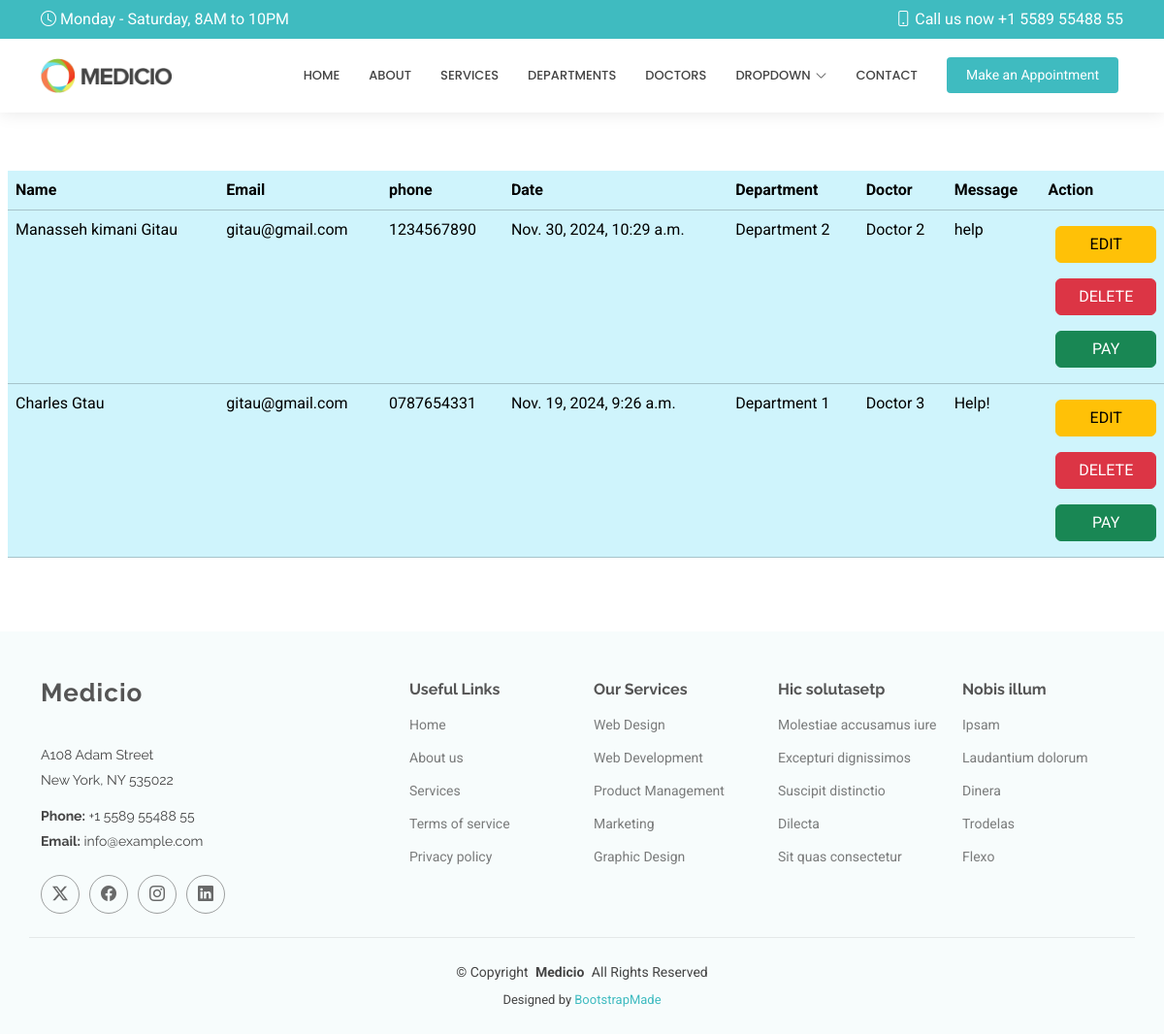
Page /show/ on the committed database.
### myApp/models.py (models this page shows, shortened)
class Appointment(models.Model):
    name = models.CharField(max_length=200)
    email = models.EmailField()
    phone = models.CharField(max_length=20)
    date = models.DateTimeField()
    department = models.CharField(max_length=200)
    doctor = models.CharField(max_length=200)
    message = models.TextField()

### myApp/views.py (the view)
# urls.py: path('show/', views.show, name='show'),
def show(request):
    allappointments = Appointment.objects.all()
    return render(request, 'show.html', {'appointment': allappointments})

### templates/show.html
{% extends 'starter-page.html' %}
{% load static %}
{% block body %}
	<table class="table mx-2 table-info container-fluid p-2">
    <tr class="px-2">
        <th>Name</th>
        <th>Email</th>
        <th>phone</th>
        <th>Date</th>
        <th>Department</th>
        <th>Doctor</th>
        <th>Message</th>
        <th>Action</th>
    </tr>
    {% for x in appointment %}
        <tr class="px-2">
            <td>{{ x.name }}</td>
            <td>{{ x.email }}</td>
            <td>{{ x.phone }}</td>
            <td>{{ x.date }}</td>
            <td>{{ x.department }}</td>
            <td>{{ x.doctor }}</td>
            <td>{{ x.message }}</td>
            <td class="d-flex flex-sm-column">
                <a href="/edit/{{ x.id }}" class="btn btn-warning mx-2 my-2">EDIT</a>
                <a href="/delete/{{ x.id }}" class="btn btn-danger mx-2 my-2">DELETE</a>
                <a href="" class="btn btn-success mx-2 my-2">PAY</a>
            </td>
        </tr>
    {% endfor %}
    </table>
{% endblock %}

### static/assets/css/main.css (style rules this page uses)
:root { --default-font: "Roboto", system-ui, -apple-system, "Segoe UI", Roboto, "Helvetica Neue", Arial, "Noto Sans", "Liberation Sans", sans-serif, "Apple Color Emoji", "Segoe UI Emoji", "Segoe UI Symbol", "Noto Color Emoji"; --heading-font: "Raleway", sans-serif; --nav-font: "Poppins", sans-serif; }
:root { --background-color: #ffffff; --default-color: #444444; --heading-color: #555555; --accent-color: #3fbbc0; --surface-color: #ffffff; --contrast-color: #ffffff; }
:root { --nav-color: #444444; --nav-hover-color: #3fbbc0; --nav-mobile-background-color: #ffffff; --nav-dropdown-background-color: #ffffff; --nav-dropdown-color: #444444; --nav-dropdown-hover-color: #3fbbc0; }
:root { scroll-behavior: smooth; }
body { color: var(--default-color); background-color: var(--background-color); font-family: var(--default-font); }
a { color: var(--accent-color); text-decoration: none; transition: 0.3s; }

### rows in the picture
Appointment: name "Manasseh kimani Gitau", email "gitau@gmail.com", phone "1234567890", date "Nov. 30, 2024, 10:29 a.m.", department "Department 2", doctor "Doctor 2", message "help"
Appointment: name "Charles Gtau", email "gitau@gmail.com", phone "0787654331", date "Nov. 19, 2024, 9:26 a.m.", department "Department 1", doctor "Doctor 3", message "Help!"
